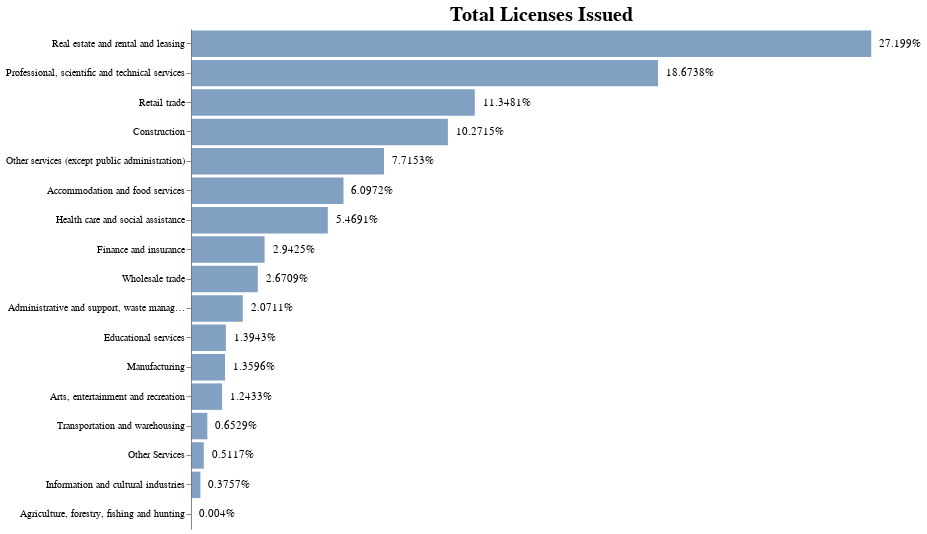

The notebook cell this image was saved under:
### Code cell
plot_2

### Figure 1 — Vega-Lite specification as saved in the notebook (floating-point values rounded to 4 significant figures)
{"config": {"view": {"continuousWidth": 400, "continuousHeight": 300, "strokeWidth": 0}, "axis": {"grid": false}, "title": {"anchor": "middle", "color": "black", "font": "Arial", "fontSize": 20}}, "layer": [{"mark": {"type": "bar", "opacity": 0.7}, "encoding": {"x": {"type": "quantitative", "axis": null, "field": "total_license_issued", "title": "Licenses issued"}, "y": {"type": "nominal", "field": "BusinessIndustry", "sort": "-x", "title": null}}, "title": "Total License Issued"}, {"mark": {"type": "text", "align": "left", "baseline": "middle", "dx": 8}, "encoding": {"text": {"type": "nominal", "field": "percent_license"}, "x": {"type": "quantitative", "axis": null, "field": "total_license_issued", "title": "Licenses issued"}, "y": {"type": "nominal", "field": "BusinessIndustry", "sort": "-x", "title": null}}, "title": "Total License Issued"}], "data": {"name": "data-aa422627dd9c711f6dc8753374895849"}, "height": 500, "title": "Total Licenses Issued", "width": 700, "$schema": "https://vega.github.io/schema/vega-lite/v4.0.2.json", "datasets": {"data-aa422627dd9c711f6dc8753374895849": [{"BusinessIndustry": "Accommodation and food services", "total_license_issued": 39213, "percent_license": "6.0972%", "%": 6.097}, {"BusinessIndustry": "Administrative and support, waste management and remediation services", "total_license_issued": 13320, "percent_license": "2.0711%", "%": 2.071}, {"BusinessIndustry": "Agriculture, forestry, fishing and hunting", "total_license_issued": 26, "percent_license": "0.004%", "%": 0.004}, {"BusinessIndustry": "Arts, entertainment and recreation", "total_license_issued": 7996, "percent_license": "1.2433%", "%": 1.243}, {"BusinessIndustry": "Construction", "total_license_issued": 66059, "percent_license": "10.2715%", "%": 10.27}, {"BusinessIndustry": "Educational services", "total_license_issued": 8967, "percent_license": "1.3943%", "%": 1.394}, {"BusinessIndustry": "Finance and insurance", "total_license_issued": 18924, "percent_license": "2.9425%", "%": 2.942}, {"BusinessIndustry": "Health care and social assistance", "total_license_issued": 35173, "percent_license": "5.4691%", "%": 5.469}, {"BusinessIndustry": "Information and cultural industries", "total_license_issued": 2416, "percent_license": "0.3757%", "%": 0.3757}, {"BusinessIndustry": "Manufacturing", "total_license_issued": 8744, "percent_license": "1.3596%", "%": 1.36}, {"BusinessIndustry": "Other Services", "total_license_issued": 3291, "percent_license": "0.5117%", "%": 0.5117}, {"BusinessIndustry": "Other services (except public administration)", "total_license_issued": 49619, "percent_license": "7.7153%", "%": 7.715}, {"BusinessIndustry": "Professional, scientific and technical services", "total_license_issued": 120096, "percent_license": "18.6738%", "%": 18.67}, {"BusinessIndustry": "Real estate and rental and leasing", "total_license_issued": 174924, "percent_license": "27.199%", "%": 27.2}, {"BusinessIndustry": "Retail trade", "total_license_issued": 72983, "percent_license": "11.3481%", "%": 11.35}, {"BusinessIndustry": "Transportation and warehousing", "total_license_issued": 4199, "percent_license": "0.6529%", "%": 0.6529}, {"BusinessIndustry": "Wholesale trade", "total_license_issued": 17177, "percent_license": "2.6709%", "%": 2.671}]}}
